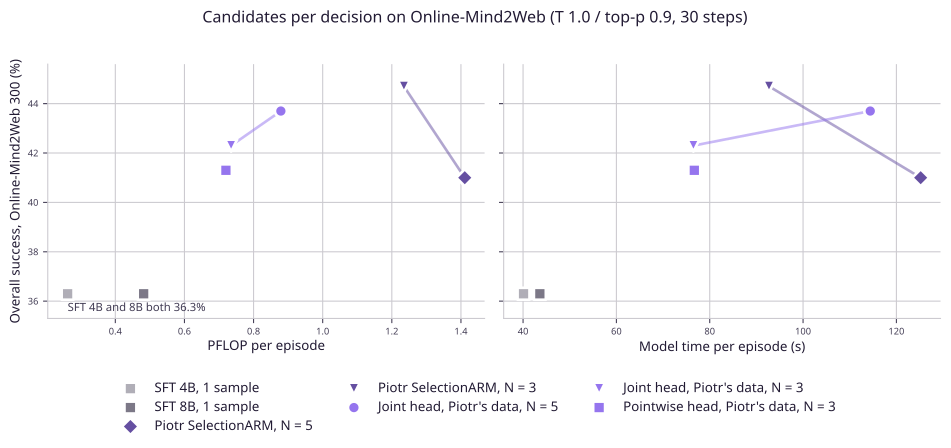

This chart was generated by the following Python code:
"""Online-Mind2Web (300 tasks): overall success vs PFLOP per episode and model time per episode for N = 5 and N = 3
candidates per decision (N = 5 circles/diamond, N = 3 triangles), plus SFT 4B and 8B single samples (2026-10-21). Lines join the same selector at N = 3 and N = 5.
Data: selection-n3-sft8b-full-20261021.json (benchmark == 'online_mind2web')."""
import json
from pathlib import Path
import matplotlib
matplotlib.use("Agg")
import matplotlib.pyplot as plt
# Shared paper typography, including bundled Albert Sans fonts.
import sys as _paper_sys
from pathlib import Path as _PaperPath
_paper_sys.path.insert(0, str(next(p for p in _PaperPath(__file__).resolve().parents
                                if (p / "paper_plot_style.py").is_file())))
import paper_plot_style as _paper_style
from paper_plot_palette import COLORS as C, tint


def _paper_save(fig, path, **kwargs):
    """Keep raster and vector siblings synchronized with the same layout."""
    for suffix in (".png", ".pdf", ".svg"):
        target = path.with_suffix(suffix)
        fig.savefig(target, **kwargs)
        if suffix == ".svg":
            target.write_text("\n".join(line.rstrip() for line in target.read_text().splitlines()) + "\n")



HERE = Path(__file__).parent
rows = {r["key"]: r for r in json.loads((HERE / "selection-n3-sft8b-full-20261021.json").read_text())["rows"]
        if r["benchmark"] == "online_mind2web"}
methods = [  # label, key, color, marker
    ("SFT 4B, 1 sample", "sft1", C["BASELINE_LIGHT"], "s"), ("SFT 8B, 1 sample", "sft8b", C["BASELINE_DARK"], "s"),
    ("Piotr SelectionARM, N = 5", "piotr5", C["ADM_4B"], "D"), ("Piotr SelectionARM, N = 3", "piotr3", C["ADM_4B"], "v"),
    ("Joint head, Piotr's data, N = 5", "head5-755d4cd49137", C["ADM_22M"], "o"),
    ("Joint head, Piotr's data, N = 3", "head3-755d4cd49137", C["ADM_22M"], "v"),
    ("Pointwise head, Piotr's data, N = 3", "head3-26c57559ccb4", C["ADM_22M"], "s"),
]
links = [("piotr3", "piotr5", C["ADM_4B"]), ("head3-755d4cd49137", "head5-755d4cd49137", C["ADM_22M"])]
panels = [("pflop_per_episode", "PFLOP per episode"), ("model_seconds_per_episode", "Model time per episode (s)")]
plt.rcParams.update({"font.size": 10, "axes.spines.top": False, "axes.spines.right": False})
fig, axes = plt.subplots(1, 2, figsize=(10, 4.4), sharey=True)
for ax, (k, xlabel) in zip(axes, panels):
    for a, b, color in links:
        ax.plot([rows[a][k], rows[b][k]], [rows[a]["overall"], rows[b]["overall"]], color=color, linewidth=2, alpha=0.5, zorder=2)
    for label, key, color, marker in methods:
        ax.scatter(rows[key][k], rows[key]["overall"], s=80, color=color, marker=marker, edgecolor="white", linewidth=2, zorder=3,
                   label=label)
    ax.set_xlabel(xlabel)
    ax.grid(True, color=C["BORDER"], linewidth=0.8); ax.set_axisbelow(True)
    ax.tick_params(colors=C["MUTED"]); [s.set_color(C["BORDER"]) for s in ax.spines.values()]
axes[0].set_ylabel("Overall success, Online-Mind2Web 300 (%)")
axes[0].set_ylim(35.3, 45.6)
axes[0].annotate("SFT 4B and 8B both 36.3%", (rows["sft1"]["pflop_per_episode"], 35.6), fontsize=8.5, color=C["MUTED"])
handles, labels = axes[0].get_legend_handles_labels()
fig.legend(handles, labels, loc="lower center", ncol=3, frameon=False, bbox_to_anchor=(0.5, -0.04))
fig.suptitle("Candidates per decision on Online-Mind2Web (T 1.0 / top-p 0.9, 30 steps)", y=0.99)
fig.tight_layout(rect=(0, 0.14, 1, 0.97))
_paper_save(fig, HERE / "selection-n3-om2w-vs-cost-20261021.png", dpi=160, bbox_inches="tight")
